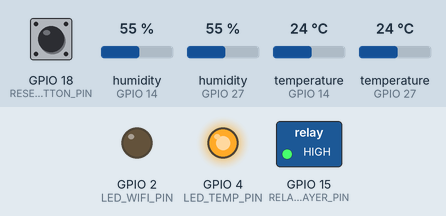
Recording of a sketch running on a simulated ESP32. On the bench: switched loads named in the sketch (green lamp = pin HIGH), output pins drawn as LEDs (lit = HIGH). The test bench sets the inputs (shaded band); at power-on: humidity (sensors on GPIO 14, GPIO 27) 55 %, GPIO 18 (RESET_BUTTON_PIN) HIGH, temperature (sensors on GPIO 14, GPIO 27) 24 °C. WiFi joins after 1.5 s; servers stay silent unless stated; uploads are accepted with an empty reply; the local clock reads 2024-03-15 10:24:30 at power-on unless the sketch sets it; what the sketch prints to the serial monitor is not drawn.

Above: at 2.7 s.
2.8 s: humidity (sensor on GPIO 14) set to 63 %
13.0 s: humidity (sensor on GPIO 14) set to 66 %
At 22.7 s:
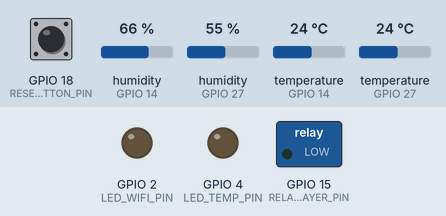
23.4 s: humidity (sensor on GPIO 14) set to 22 %
At 32.5 s:
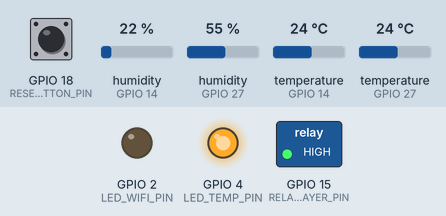
33.6 s: humidity (sensor on GPIO 14) set to 68 %
At 43.3 s:
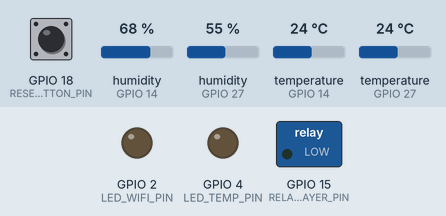
Timing chart, 0 to 44.8 s (numbered marks = the images above; inputs shaded):
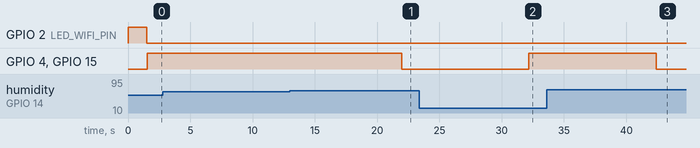

The sketch:

jamur_iot.ino
```cpp
#include <DHT.h>
#include <WiFi.h>
#include <HTTPClient.h>
#include <time.h>
#include <WiFiUdp.h>
#include <WiFiManager.h>

// Definisikan pin sensor dan LED
#define DHT22_PIN_1 14
#define DHT22_PIN_2 27
#define LED_WIFI_PIN 2      // LED Biru untuk status WiFi
#define LED_TEMP_PIN 4      // LED Merah untuk status suhu
#define RESET_BUTTON_PIN 18 // Tombol reset WiFi
#define RELAY_SPRAYER_PIN 15 // Relay untuk sprayer

#define DHT22_TYPE DHT22

DHT dht1(DHT22_PIN_1, DHT22_TYPE);
DHT dht2(DHT22_PIN_2, DHT22_TYPE);

const String IMEI = "1000000005";
String firebaseHost = "https://jamur-iot-de497-default-rtdb.asia-southeast1.firebasedatabase.app/";

// Batas suhu dan kelembapan untuk sprayer
const float TEMP_MAX = 33.0;       // Suhu maksimum sebelum sprayer menyala (°C)
const float HUMIDITY_MIN = 60.0;   // Kelembapan minimum sebelum sprayer menyala (%)
const float TEMP_HYSTERESIS = 1.0; // 1°C hysteresis untuk suhu
const float HUMIDITY_HYSTERESIS = 5.0; // 5% hysteresis untuk kelembapan

// Status relay
bool sprayerActive = false;
bool lastSprayerStatus = false;

// Variabel untuk NTP
bool ntpSynced = false;

// Variabel untuk tombol reset
unsigned long buttonPressStartTime = 0;
const unsigned long resetHoldTime = 3000;
bool resetInProgress = false;

// WiFi Manager
WiFiManager wifiManager;

void setupTime() {
  Serial.print("⏳ Sinkronisasi waktu NTP...");
  configTime(25200, 0, "pool.ntp.org", "time.nist.gov");

  struct tm timeinfo;
  if (getLocalTime(&timeinfo)) {
    ntpSynced = true;
    Serial.println(" ✅ Berhasil!");
  } else {
    Serial.println(" ⚠️ Gagal");
  }
}

String getFormattedTime() {
  struct tm timeinfo;
  if (!getLocalTime(&timeinfo)) {
    return "00/00/0000 00.00.00";
  }
  char buffer[30];
  snprintf(buffer, sizeof(buffer), "%d/%d/%d %02d.%02d.%02d",
           timeinfo.tm_mday, timeinfo.tm_mon+1, timeinfo.tm_year+1900,
           timeinfo.tm_hour, timeinfo.tm_min, timeinfo.tm_sec);
  return String(buffer);
}

void controlSprayer(float avgTemp, float avgHumidity) {
  lastSprayerStatus = sprayerActive;

  if (!sprayerActive) {
    if (avgTemp >= TEMP_MAX || avgHumidity < HUMIDITY_MIN) {
      sprayerActive = true;
      digitalWrite(RELAY_SPRAYER_PIN, HIGH);
      digitalWrite(LED_TEMP_PIN, HIGH);
      Serial.println("💦 SPRAYER ON (Kondisi kritis)");
      if (avgTemp >= TEMP_MAX) {
        Serial.println("🔥 PERINGATAN: Suhu terlalu tinggi!");
      }
      if (avgHumidity < HUMIDITY_MIN) {
        Serial.println("🏜️ PERINGATAN: Kelembapan terlalu rendah!");
      }
    }
  } else {
    if (avgTemp < TEMP_MAX && avgHumidity >= HUMIDITY_MIN) {
      sprayerActive = false;
      digitalWrite(RELAY_SPRAYER_PIN, LOW);
      digitalWrite(LED_TEMP_PIN, LOW);
      Serial.println("💦 SPRAYER OFF (Kondisi normal)");
    } else {
      Serial.println("💦 SPRAYER ON (Kondisi kritis)");
      if (avgTemp >= TEMP_MAX) {
        Serial.println("🔥 PERINGATAN: Suhu terlalu tinggi!");
      }
      if (avgHumidity < HUMIDITY_MIN) {
        Serial.println("🏜️ PERINGATAN: Kelembapan terlalu rendah!");
      }
    }
  }
}

void handleResetProcedure() {
  Serial.println("\n🔴 Tombol reset ditekan 3 detik - Reset WiFi dilakukan!");

  // Matikan relay dan reset status saat reset
  sprayerActive = false;
  digitalWrite(RELAY_SPRAYER_PIN, LOW);
  digitalWrite(LED_TEMP_PIN, LOW);
  Serial.println("🔒 Sprayer dimatikan untuk keamanan saat reset");

  // Indikator visual - kedipkan LED WiFi cepat
  for(int i = 0; i < 10; i++) {
    digitalWrite(LED_WIFI_PIN, !digitalRead(LED_WIFI_PIN));
    delay(200);
  }

  // Reset WiFi Manager
  wifiManager.resetSettings();
  Serial.println("♻️ Konfigurasi WiFi direset");

  // Juga hapus kredensial WiFi yang tersimpan
  WiFi.disconnect(true);
  delay(1000);

  // Indikator reset berhasil
  digitalWrite(LED_WIFI_PIN, HIGH);
  delay(1000);

  Serial.println("✅ Reset WiFi berhasil! ESP32 akan restart...");
  delay(1000);
  ESP.restart();
}

void checkResetButton() {
  // Tombol aktif LOW karena menggunakan INPUT_PULLUP
  if(digitalRead(RESET_BUTTON_PIN) == LOW) {
    if(!resetInProgress) {
      // Catat waktu pertama kali tombol ditekan
      if(buttonPressStartTime == 0) {
        buttonPressStartTime = millis();
      }

      // Cek jika sudah ditekan cukup lama (3 detik)
      if(millis() - buttonPressStartTime >= resetHoldTime) {
        resetInProgress = true;
        handleResetProcedure();
      }
    }
  } else {
    // Tombol dilepas sebelum 3 detik
    if(buttonPressStartTime > 0 && !resetInProgress) {
      unsigned long holdTime = millis() - buttonPressStartTime;
      if(holdTime > 1000) {
        Serial.printf("🟢 Tombol reset dilepas setelah %lu ms (butuh 3 detik untuk reset)\n", holdTime);
      }
    }
    buttonPressStartTime = 0;
    resetInProgress = false;
  }
}

void handleWiFiConnection() {
  static bool lastWiFiStatus = true;

  if (WiFi.status() != WL_CONNECTED) {
    if (lastWiFiStatus) {
      Serial.println("⚠️ WiFi terputus! Mencoba reconnect...");
      lastWiFiStatus = false;
    }

    digitalWrite(LED_WIFI_PIN, HIGH); // LED menyala saat koneksi putus

    WiFi.reconnect();

    int attempts = 0;
    while (WiFi.status() != WL_CONNECTED && attempts < 10) {
      digitalWrite(LED_WIFI_PIN, (millis() % 500) < 250 ? HIGH : LOW); // LED berkedip
      delay(100);
      attempts++;
    }

    if (WiFi.status() == WL_CONNECTED) {
      Serial.println("✅ WiFi terkoneksi kembali");
      Serial.print("📍 IP Baru: ");
      Serial.println(WiFi.localIP());
      digitalWrite(LED_WIFI_PIN, LOW); // Matikan LED WiFi saat sukses
      lastWiFiStatus = true;

      if (!ntpSynced) {
        setupTime();
      }
    }
  } else {
    if (!lastWiFiStatus) {
      Serial.println("✅ WiFi sudah kembali terhubung");
      Serial.print("📍 IP Saat ini: ");
      Serial.println(WiFi.localIP());
      digitalWrite(LED_WIFI_PIN, LOW); // Pastikan LED tetap mati saat reconnect sukses
    }
    lastWiFiStatus = true;
  }
}

void sendDataToFirebase(float suhu1, float kelembapan1, float suhu2, float kelembapan2, float rataRataSuhu, float rataRataKelembapan) {
  HTTPClient http;
  String url = firebaseHost + "devices/" + IMEI + ".json";

  http.begin(url);
  http.addHeader("Content-Type", "application/json");

  String jsonData = "{";
  jsonData += "\"lastUpdate\":\"" + getFormattedTime() + "\",";
  jsonData += "\"temperatureAverage\":" + String(rataRataSuhu, 1) + ",";
  jsonData += "\"humidityAverage\":" + String(rataRataKelembapan, 1) + ",";

  if(!isnan(suhu1)) {
    jsonData += "\"temperature1\":" + String(suhu1, 1) + ",";
    jsonData += "\"humidity1\":" + String(kelembapan1, 1) + ",";
  }

  if(!isnan(suhu2)) {
    jsonData += "\"temperature2\":" + String(suhu2, 1) + ",";
    jsonData += "\"humidity2\":" + String(kelembapan2, 1) + ",";
  }

  jsonData += "\"sprayerStatus\":" + String(sprayerActive ? "true" : "false") + ",";
  jsonData += "\"status\":\"" + String(ntpSynced ? "OK" : "NTP_PENDING") + "\"";
  jsonData += "}";

  int httpResponseCode = http.PATCH(jsonData);

  if(httpResponseCode > 0) {
    Serial.printf("✅ Data terkirim ke Firebase. Kode: %d\n", httpResponseCode);
  } else {
    Serial.printf("❌ Gagal kirim data ke Firebase. Kode error: %d\n", httpResponseCode);
  }

  http.end();
}

void setup() {
  Serial.begin(115200);

  pinMode(LED_WIFI_PIN, OUTPUT);
  pinMode(LED_TEMP_PIN, OUTPUT);
  pinMode(RESET_BUTTON_PIN, INPUT_PULLUP);
  pinMode(RELAY_SPRAYER_PIN, OUTPUT);

  sprayerActive = false;
  digitalWrite(RELAY_SPRAYER_PIN, LOW);
  digitalWrite(LED_WIFI_PIN, HIGH); // LED WiFi nyala saat startup
  digitalWrite(LED_TEMP_PIN, LOW);

  Serial.println("\n🚀 Sistem Kontrol Sprayer Jamur IoT");

  // Konfigurasi WiFi Manager
  wifiManager.setTimeout(180); // Timeout 3 menit
  wifiManager.setDebugOutput(true);

  // Buat SSID unik berdasarkan IMEI
  char ssid[32];
  sprintf(ssid, "JamurIoT_%s", IMEI.c_str());

  Serial.printf("📡 Mencoba koneksi ke WiFi [%s]...\n", ssid);

  if(!wifiManager.autoConnect(ssid)) {
    Serial.println("❌ Gagal terhubung & timeout");
    digitalWrite(LED_WIFI_PIN, HIGH); // LED menyala tetap saat gagal
    delay(3000);
    ESP.restart();
  }

  Serial.println("✅ WiFi terhubung!");
  Serial.print("📍 IP: ");
  Serial.println(WiFi.localIP());
  digitalWrite(LED_WIFI_PIN, LOW); // Matikan LED WiFi setelah terkoneksi

  // Setup NTP
  setupTime();

  // Inisialisasi sensor
  dht1.begin();
  dht2.begin();
  Serial.println("🌡️ Sensor DHT22 siap");
}

void readSensorData() {
  Serial.printf("\n⏰ %s - Pembacaan sensor:\n", getFormattedTime().c_str());

  float suhu1 = dht1.readTemperature();
  float kelembapan1 = dht1.readHumidity();
  float suhu2 = dht2.readTemperature();
  float kelembapan2 = dht2.readHumidity();

  bool sensor1Valid = !isnan(suhu1) && !isnan(kelembapan1);
  bool sensor2Valid = !isnan(suhu2) && !isnan(kelembapan2);

  if(sensor1Valid) Serial.printf("🌡️ Sensor 1: %.1f°C, %.1f%%\n", suhu1, kelembapan1);
  else Serial.println("❌ Sensor 1 error");

  if(sensor2Valid) Serial.printf("🌡️ Sensor 2: %.1f°C, %.1f%%\n", suhu2, kelembapan2);
  else Serial.println("❌ Sensor 2 error");

  float rataRataSuhu = 0;
  float rataRataKelembapan = 0;
  int sensorValidCount = 0;

  if(sensor1Valid) {
    rataRataSuhu += suhu1;
    rataRataKelembapan += kelembapan1;
    sensorValidCount++;
  }
  if(sensor2Valid) {
    rataRataSuhu += suhu2;
    rataRataKelembapan += kelembapan2;
    sensorValidCount++;
  }

  if(sensorValidCount > 0) {
    rataRataSuhu /= sensorValidCount;
    rataRataKelembapan /= sensorValidCount;
    Serial.printf("📊 Rata-rata: %.1f°C, %.1f%%\n", rataRataSuhu, rataRataKelembapan);

    controlSprayer(rataRataSuhu, rataRataKelembapan);

    if(WiFi.status() == WL_CONNECTED) {
      sendDataToFirebase(suhu1, kelembapan1, suhu2, kelembapan2, rataRataSuhu, rataRataKelembapan);
    } else {
      Serial.println("⚠️ Tidak terhubung ke WiFi - Data tidak terkirim");
    }
  } else {
    Serial.println("❌ Tidak ada data sensor valid");
    if (sprayerActive) {
      sprayerActive = false;
      digitalWrite(RELAY_SPRAYER_PIN, LOW);
      digitalWrite(LED_TEMP_PIN, HIGH);
      Serial.println("🔒 Sprayer dimatikan");
    }
  }
}

void loop() {
  checkResetButton();
  handleWiFiConnection();
  readSensorData();
  delay(10000);
}
```

Measured:
- the behaviour switches between 64 and 65 % on humidity (sensor on GPIO 14) (found by bisection; images 0 and 1)
- after the input at 2.8 s, every drawn part: stays the same
- after the input at 13.0 s, GPIO 4 (LED_TEMP_PIN), GPIO 15 (RELAY_SPRAYER_PIN): HIGH → LOW after 9.0 s
- after the input at 23.4 s, GPIO 4 (LED_TEMP_PIN), GPIO 15 (RELAY_SPRAYER_PIN): LOW → HIGH after 8.8 s
- after the input at 33.6 s, GPIO 4 (LED_TEMP_PIN), GPIO 15 (RELAY_SPRAYER_PIN): HIGH → LOW after 8.8 s
